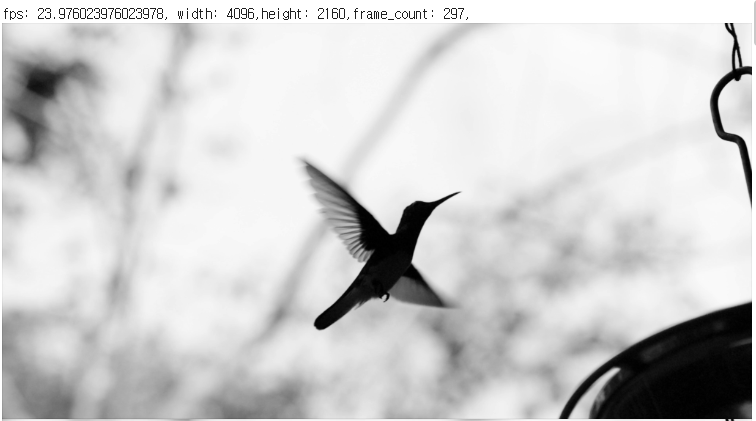

Write the Python code that produced this figure.
import numpy as np
import matplotlib.pyplot as plt
import cv2

video_path = r'D:\rokey\AI_applications\data\bird.mp4'

# 비디오 캡처 객체 생성
cap = cv2.VideoCapture(video_path)

# 비디오 로드 정상 여부 확인
if not cap.isOpened():
    print("ERR : 에러 발생(비디오 파일을 찾을 수가 없습니다)")
    exit()

# 영상 속성 정보 확인(fps, width, height, frame count)
# fps (frame per second: 1초 당 프레임 수)
# 30fps : 1초에 30장 사진이 지나감(영화관 일반적으로 24fps)
# width, height : 비디오 가로/세로 크기 (픽셀수)  FHD(FULL HD) 1920 * 1080
# frame count : 비디오(동영상) 전체 프레임(사진) 개수
# 30FPS, 10초 영상 : 300 프레임(사진 300장)
fps = cap.get(cv2.CAP_PROP_FPS)
width = int(cap.get(cv2.CAP_PROP_FRAME_WIDTH))          # FHD일 경우 1920
height = int(cap.get(cv2.CAP_PROP_FRAME_HEIGHT))        # FHD일 경우 1080
frame_count = int(cap.get(cv2.CAP_PROP_FRAME_COUNT))    # 30FPS, 10초 영상 : 사진 300장

print(f'fps: {fps}, width: {width},height: {height},frame_count: {frame_count},')

# 프레임 반복 처리
frame_display_limit = 50
frames_displayed = 0

while True:
    result, frame = cap.read()
    # result: bool T/F 반환, frame: 실제 이미지 데이터(사진 한 장)

    if not result: # 마지막 프레임이면
        break

    if frames_displayed >= frame_display_limit:
        print(f"Exceeded frame display limit of {frame_display_limit}. Stopping display.")
        break

    # 그레이스케일 변환
    gray = cv2.cvtColor(frame, cv2.COLOR_BGR2GRAY)
    cv2.imshow('frame', gray)
    cv2.waitKey(0)
    cv2.destroyAllWindows()
    frames_displayed +=1

    # q(quit)을 누르면 종료
    if cv2.waitKey(1) & 0xFF == ord('q'):
        break
cap.release()
cv2.destroyAllWindows()
